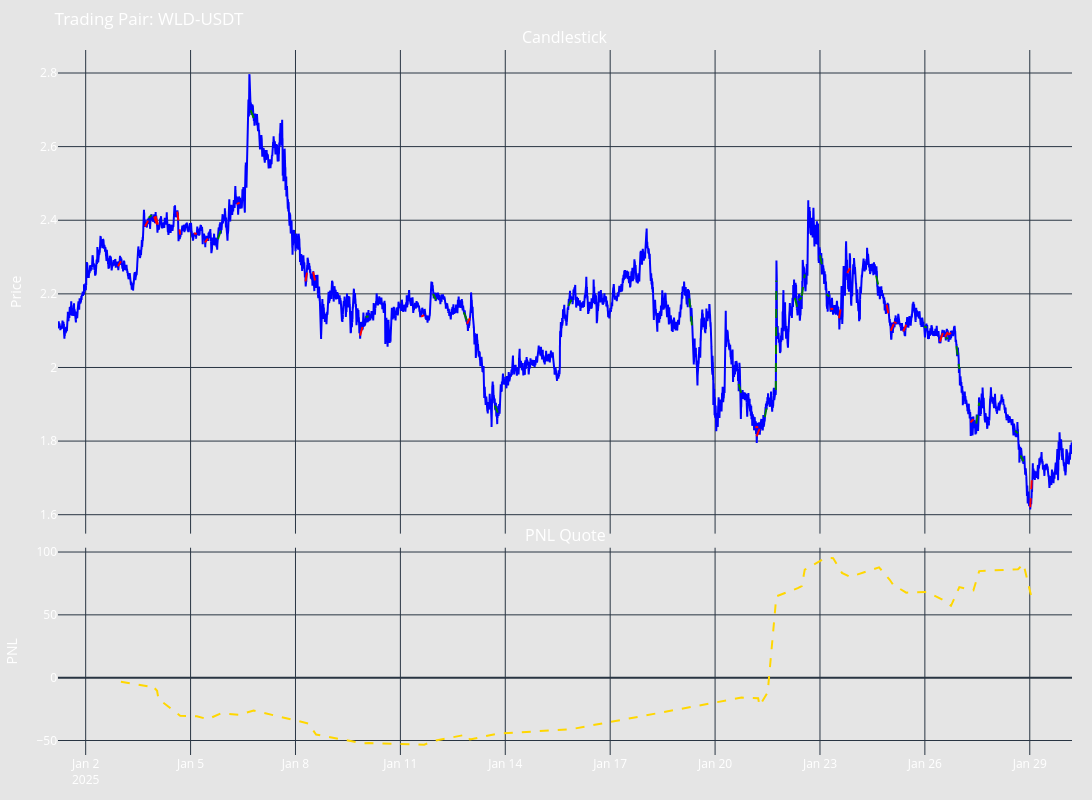

This figure's notebook cell:
### Code cell
# Let's see what is inside the backtesting results
print(backtesting_result.get_results_summary())
backtesting_result.get_backtesting_figure()

### Figure 1 — Plotly figure (JSON) as saved in the notebook; plotly's stock layout.template omitted (floating-point values rounded to 4 significant figures; data arrays with more than 128 entries replaced by an {"elided": "..."} marker saying what was removed)
{"data": [{"line": {"color": "blue"}, "mode": "lines", "type": "scatter", "x": {"elided": "41760 str values"}, "xaxis": "x", "y": {"elided": "41760 float values"}, "yaxis": "y"}, {"line": {"color": "red", "dash": "dash", "width": 2}, "mode": "lines", "name": "Sell Executor", "showlegend": false, "type": "scatter", "x": ["2025-01-02T22:10:00", "2025-01-03T00:10:00"], "xaxis": "x", "y": [2.275, 2.288], "yaxis": "y"}, {"line": {"color": "red", "dash": "dash", "width": 2}, "mode": "lines", "name": "Sell Executor", "showlegend": false, "type": "scatter", "x": ["2025-01-03T16:47:00", "2025-01-03T18:47:00"], "xaxis": "x", "y": [2.383, 2.399], "yaxis": "y"}, {"line": {"color": "green", "dash": "dash", "width": 2}, "mode": "lines", "name": "Buy Executor", "showlegend": false, "type": "scatter", "x": ["2025-01-03T19:17:00", "2025-01-03T21:17:00"], "xaxis": "x", "y": [2.407, 2.414], "yaxis": "y"}, {"line": {"color": "red", "dash": "dash", "width": 2}, "mode": "lines", "name": "Buy Executor", "showlegend": false, "type": "scatter", "x": ["2025-01-03T23:00:00", "2025-01-04T01:00:00"], "xaxis": "x", "y": [2.41, 2.389], "yaxis": "y"}, {"line": {"color": "red", "dash": "dash", "width": 2}, "mode": "lines", "name": "Buy Executor", "showlegend": false, "type": "scatter", "x": ["2025-01-03T23:59:00", "2025-01-04T01:59:00"], "xaxis": "x", "y": [2.412, 2.381], "yaxis": "y"}, {"line": {"color": "red", "dash": "dash", "width": 2}, "mode": "lines", "name": "Buy Executor", "showlegend": false, "type": "scatter", "x": ["2025-01-04T14:51:00", "2025-01-04T16:51:00"], "xaxis": "x", "y": [2.424, 2.361], "yaxis": "y"}, {"line": {"color": "red", "dash": "dash", "width": 2}, "mode": "lines", "name": "Buy Executor", "showlegend": false, "type": "scatter", "x": ["2025-01-05T02:17:00", "2025-01-05T04:17:00"], "xaxis": "x", "y": [2.364, 2.363], "yaxis": "y"}, {"line": {"color": "red", "dash": "dash", "width": 2}, "mode": "lines", "name": "Sell Executor", "showlegend": false, "type": "scatter", "x": ["2025-01-05T09:51:00", "2025-01-05T11:51:00"], "xaxis": "x", "y": [2.34, 2.35], "yaxis": "y"}, {"line": {"color": "green", "dash": "dash", "width": 2}, "mode": "lines", "name": "Buy Executor", "showlegend": false, "type": "scatter", "x": ["2025-01-05T18:46:00", "2025-01-05T20:46:00"], "xaxis": "x", "y": [2.349, 2.372], "yaxis": "y"}, {"line": {"color": "red", "dash": "dash", "width": 2}, "mode": "lines", "name": "Sell Executor", "showlegend": false, "type": "scatter", "x": ["2025-01-06T07:41:00", "2025-01-06T09:41:00"], "xaxis": "x", "y": [2.444, 2.448], "yaxis": "y"}, {"line": {"color": "green", "dash": "dash", "width": 2}, "mode": "lines", "name": "Sell Executor", "showlegend": false, "type": "scatter", "x": ["2025-01-06T17:16:00", "2025-01-06T19:16:00"], "xaxis": "x", "y": [2.698, 2.678], "yaxis": "y"}, {"line": {"color": "red", "dash": "dash", "width": 2}, "mode": "lines", "name": "Sell Executor", "showlegend": false, "type": "scatter", "x": ["2025-01-08T06:50:00", "2025-01-08T08:50:00"], "xaxis": "x", "y": [2.234, 2.279], "yaxis": "y"}, {"line": {"color": "red", "dash": "dash", "width": 2}, "mode": "lines", "name": "Buy Executor", "showlegend": false, "type": "scatter", "x": ["2025-01-08T12:08:00", "2025-01-08T14:08:00"], "xaxis": "x", "y": [2.26, 2.222], "yaxis": "y"}, {"line": {"color": "red", "dash": "dash", "width": 2}, "mode": "lines", "name": "Sell Executor", "showlegend": false, "type": "scatter", "x": ["2025-01-09T20:19:00", "2025-01-09T22:19:00"], "xaxis": "x", "y": [2.087, 2.115], "yaxis": "y"}, {"line": {"color": "green", "dash": "dash", "width": 2}, "mode": "lines", "name": "Buy Executor", "showlegend": false, "type": "scatter", "x": ["2025-01-10T00:12:00", "2025-01-10T02:12:00"], "xaxis": "x", "y": [2.137, 2.139], "yaxis": "y"}, {"line": {"color": "red", "dash": "dash", "width": 2}, "mode": "lines", "name": "Sell Executor", "showlegend": false, "type": "scatter", "x": ["2025-01-11T14:18:00", "2025-01-11T16:18:00"], "xaxis": "x", "y": [2.138, 2.142], "yaxis": "y"}, {"line": {"color": "green", "dash": "dash", "width": 2}, "mode": "lines", "name": "Sell Executor", "showlegend": false, "type": "scatter", "x": ["2025-01-11T22:27:00", "2025-01-12T00:27:00"], "xaxis": "x", "y": [2.2, 2.184], "yaxis": "y"}, {"line": {"color": "green", "dash": "dash", "width": 2}, "mode": "lines", "name": "Sell Executor", "showlegend": false, "type": "scatter", "x": ["2025-01-12T19:34:00", "2025-01-12T21:34:00"], "xaxis": "x", "y": [2.15, 2.128], "yaxis": "y"}, {"line": {"color": "red", "dash": "dash", "width": 2}, "mode": "lines", "name": "Sell Executor", "showlegend": false, "type": "scatter", "x": ["2025-01-12T21:45:00", "2025-01-12T23:45:00"], "xaxis": "x", "y": [2.119, 2.135], "yaxis": "y"}, {"line": {"color": "green", "dash": "dash", "width": 2}, "mode": "lines", "name": "Sell Executor", "showlegend": false, "type": "scatter", "x": ["2025-01-13T16:53:00", "2025-01-13T18:53:00"], "xaxis": "x", "y": [1.896, 1.877], "yaxis": "y"}, {"line": {"color": "green", "dash": "dash", "width": 2}, "mode": "lines", "name": "Buy Executor", "showlegend": false, "type": "scatter", "x": ["2025-01-15T19:24:00", "2025-01-15T21:24:00"], "xaxis": "x", "y": [2.167, 2.184], "yaxis": "y"}, {"line": {"color": "green", "dash": "dash", "width": 2}, "mode": "lines", "name": "Sell Executor", "showlegend": false, "type": "scatter", "x": ["2025-01-19T06:20:00", "2025-01-19T08:20:00"], "xaxis": "x", "y": [2.187, 2.106], "yaxis": "y"}, {"line": {"color": "green", "dash": "dash", "width": 2}, "mode": "lines", "name": "Sell Executor", "showlegend": false, "type": "scatter", "x": ["2025-01-20T16:11:00", "2025-01-20T18:11:00"], "xaxis": "x", "y": [1.955, 1.927], "yaxis": "y"}, {"line": {"color": "red", "dash": "dash", "width": 2}, "mode": "lines", "name": "Sell Executor", "showlegend": false, "type": "scatter", "x": ["2025-01-21T03:35:00", "2025-01-21T05:35:00"], "xaxis": "x", "y": [1.837, 1.838], "yaxis": "y"}, {"line": {"color": "red", "dash": "dash", "width": 2}, "mode": "lines", "name": "Sell Executor", "showlegend": false, "type": "scatter", "x": ["2025-01-21T04:32:00", "2025-01-21T06:32:00"], "xaxis": "x", "y": [1.813, 1.833], "yaxis": "y"}, {"line": {"color": "green", "dash": "dash", "width": 2}, "mode": "lines", "name": "Buy Executor", "showlegend": false, "type": "scatter", "x": ["2025-01-21T10:06:00", "2025-01-21T12:06:00"], "xaxis": "x", "y": [1.865, 1.906], "yaxis": "y"}, {"line": {"color": "green", "dash": "dash", "width": 2}, "mode": "lines", "name": "Buy Executor", "showlegend": false, "type": "scatter", "x": ["2025-01-21T17:42:00", "2025-01-21T18:03:00"], "xaxis": "x", "y": [1.939, 2.236], "yaxis": "y"}, {"line": {"color": "green", "dash": "dash", "width": 2}, "mode": "lines", "name": "Sell Executor", "showlegend": false, "type": "scatter", "x": ["2025-01-22T06:45:00", "2025-01-22T08:45:00"], "xaxis": "x", "y": [2.189, 2.159], "yaxis": "y"}, {"line": {"color": "green", "dash": "dash", "width": 2}, "mode": "lines", "name": "Buy Executor", "showlegend": false, "type": "scatter", "x": ["2025-01-22T09:31:00", "2025-01-22T11:31:00"], "xaxis": "x", "y": [2.183, 2.191], "yaxis": "y"}, {"line": {"color": "green", "dash": "dash", "width": 2}, "mode": "lines", "name": "Buy Executor", "showlegend": false, "type": "scatter", "x": ["2025-01-22T11:32:00", "2025-01-22T13:32:00"], "xaxis": "x", "y": [2.194, 2.253], "yaxis": "y"}, {"line": {"color": "green", "dash": "dash", "width": 2}, "mode": "lines", "name": "Sell Executor", "showlegend": false, "type": "scatter", "x": ["2025-01-23T00:00:00", "2025-01-23T02:00:00"], "xaxis": "x", "y": [2.304, 2.266], "yaxis": "y"}, {"line": {"color": "green", "dash": "dash", "width": 2}, "mode": "lines", "name": "Sell Executor", "showlegend": false, "type": "scatter", "x": ["2025-01-23T04:24:00", "2025-01-23T06:24:00"], "xaxis": "x", "y": [2.199, 2.193], "yaxis": "y"}, {"line": {"color": "red", "dash": "dash", "width": 2}, "mode": "lines", "name": "Sell Executor", "showlegend": false, "type": "scatter", "x": ["2025-01-23T07:04:00", "2025-01-23T09:04:00"], "xaxis": "x", "y": [2.16, 2.159], "yaxis": "y"}, {"line": {"color": "red", "dash": "dash", "width": 2}, "mode": "lines", "name": "Sell Executor", "showlegend": false, "type": "scatter", "x": ["2025-01-23T13:05:00", "2025-01-23T15:05:00"], "xaxis": "x", "y": [2.134, 2.182], "yaxis": "y"}, {"line": {"color": "red", "dash": "dash", "width": 2}, "mode": "lines", "name": "Sell Executor", "showlegend": false, "type": "scatter", "x": ["2025-01-23T18:40:00", "2025-01-23T20:40:00"], "xaxis": "x", "y": [2.257, 2.27], "yaxis": "y"}, {"line": {"color": "green", "dash": "dash", "width": 2}, "mode": "lines", "name": "Sell Executor", "showlegend": false, "type": "scatter", "x": ["2025-01-24T14:33:00", "2025-01-24T16:33:00"], "xaxis": "x", "y": [2.249, 2.214], "yaxis": "y"}, {"line": {"color": "red", "dash": "dash", "width": 2}, "mode": "lines", "name": "Buy Executor", "showlegend": false, "type": "scatter", "x": ["2025-01-24T21:46:00", "2025-01-24T23:46:00"], "xaxis": "x", "y": [2.171, 2.13], "yaxis": "y"}, {"line": {"color": "red", "dash": "dash", "width": 2}, "mode": "lines", "name": "Sell Executor", "showlegend": false, "type": "scatter", "x": ["2025-01-25T00:37:00", "2025-01-25T02:37:00"], "xaxis": "x", "y": [2.099, 2.119], "yaxis": "y"}, {"line": {"color": "red", "dash": "dash", "width": 2}, "mode": "lines", "name": "Buy Executor", "showlegend": false, "type": "scatter", "x": ["2025-01-25T02:33:00", "2025-01-25T04:33:00"], "xaxis": "x", "y": [2.123, 2.121], "yaxis": "y"}, {"line": {"color": "red", "dash": "dash", "width": 2}, "mode": "lines", "name": "Sell Executor", "showlegend": false, "type": "scatter", "x": ["2025-01-25T09:12:00", "2025-01-25T11:12:00"], "xaxis": "x", "y": [2.098, 2.116], "yaxis": "y"}, {"line": {"color": "green", "dash": "dash", "width": 2}, "mode": "lines", "name": "Sell Executor", "showlegend": false, "type": "scatter", "x": ["2025-01-25T23:24:00", "2025-01-26T01:24:00"], "xaxis": "x", "y": [2.112, 2.108], "yaxis": "y"}, {"line": {"color": "red", "dash": "dash", "width": 2}, "mode": "lines", "name": "Sell Executor", "showlegend": false, "type": "scatter", "x": ["2025-01-26T10:21:00", "2025-01-26T12:21:00"], "xaxis": "x", "y": [2.07, 2.095], "yaxis": "y"}, {"line": {"color": "red", "dash": "dash", "width": 2}, "mode": "lines", "name": "Sell Executor", "showlegend": false, "type": "scatter", "x": ["2025-01-26T13:51:00", "2025-01-26T15:51:00"], "xaxis": "x", "y": [2.083, 2.096], "yaxis": "y"}, {"line": {"color": "green", "dash": "dash", "width": 2}, "mode": "lines", "name": "Sell Executor", "showlegend": false, "type": "scatter", "x": ["2025-01-26T14:10:00", "2025-01-26T16:10:00"], "xaxis": "x", "y": [2.08, 2.079], "yaxis": "y"}, {"line": {"color": "red", "dash": "dash", "width": 2}, "mode": "lines", "name": "Sell Executor", "showlegend": false, "type": "scatter", "x": ["2025-01-26T15:56:00", "2025-01-26T17:56:00"], "xaxis": "x", "y": [2.089, 2.094], "yaxis": "y"}, {"line": {"color": "green", "dash": "dash", "width": 2}, "mode": "lines", "name": "Sell Executor", "showlegend": false, "type": "scatter", "x": ["2025-01-26T21:40:00", "2025-01-26T23:40:00"], "xaxis": "x", "y": [2.058, 1.996], "yaxis": "y"}, {"line": {"color": "red", "dash": "dash", "width": 2}, "mode": "lines", "name": "Sell Executor", "showlegend": false, "type": "scatter", "x": ["2025-01-27T07:19:00", "2025-01-27T09:19:00"], "xaxis": "x", "y": [1.851, 1.859], "yaxis": "y"}, {"line": {"color": "green", "dash": "dash", "width": 2}, "mode": "lines", "name": "Buy Executor", "showlegend": false, "type": "scatter", "x": ["2025-01-27T11:18:00", "2025-01-27T13:18:00"], "xaxis": "x", "y": [1.847, 1.905], "yaxis": "y"}, {"line": {"color": "green", "dash": "dash", "width": 2}, "mode": "lines", "name": "Sell Executor", "showlegend": false, "type": "scatter", "x": ["2025-01-28T13:56:00", "2025-01-28T15:56:00"], "xaxis": "x", "y": [1.828, 1.821], "yaxis": "y"}, {"line": {"color": "green", "dash": "dash", "width": 2}, "mode": "lines", "name": "Sell Executor", "showlegend": false, "type": "scatter", "x": ["2025-01-28T17:41:00", "2025-01-28T19:41:00"], "xaxis": "x", "y": [1.761, 1.745], "yaxis": "y"}, {"line": {"color": "red", "dash": "dash", "width": 2}, "mode": "lines", "name": "Sell Executor", "showlegend": false, "type": "scatter", "x": ["2025-01-29T00:17:00", "2025-01-29T01:41:00"], "xaxis": "x", "y": [1.62, 1.714], "yaxis": "y"}, {"line": {"color": "gold", "dash": "dash", "width": 2}, "mode": "lines", "name": "Cumulative PNL", "type": "scatter", "x": ["2025-01-03T00:10:00.000000000", "2025-01-03T18:47:00.000000000", "2025-01-03T21:17:00.000000000", "2025-01-04T01:00:00.000000000", "2025-01-04T01:59:00.000000000", "2025-01-04T16:51:00.000000000", "2025-01-05T04:17:00.000000000", "2025-01-05T11:51:00.000000000", "2025-01-05T20:46:00.000000000", "2025-01-06T09:41:00.000000000", "2025-01-06T19:16:00.000000000", "2025-01-08T08:50:00.000000000", "2025-01-08T14:08:00.000000000", "2025-01-09T22:19:00.000000000", "2025-01-10T02:12:00.000000000", "2025-01-11T16:18:00.000000000", "2025-01-12T00:27:00.000000000", "2025-01-12T21:34:00.000000000", "2025-01-12T23:45:00.000000000", "2025-01-13T18:53:00.000000000", "2025-01-15T21:24:00.000000000", "2025-01-19T08:20:00.000000000", "2025-01-20T18:11:00.000000000", "2025-01-21T05:35:00.000000000", "2025-01-21T06:32:00.000000000", "2025-01-21T12:06:00.000000000", "2025-01-21T18:03:00.000000000", "2025-01-22T08:45:00.000000000", "2025-01-22T11:31:00.000000000", "2025-01-22T13:32:00.000000000", "2025-01-23T02:00:00.000000000", "2025-01-23T06:24:00.000000000", "2025-01-23T09:04:00.000000000", "2025-01-23T15:05:00.000000000", "2025-01-23T20:40:00.000000000", "2025-01-24T16:33:00.000000000", "2025-01-24T23:46:00.000000000", "2025-01-25T02:37:00.000000000", "2025-01-25T04:33:00.000000000", "2025-01-25T11:12:00.000000000", "2025-01-26T01:24:00.000000000", "2025-01-26T12:21:00.000000000", "2025-01-26T15:51:00.000000000", "2025-01-26T16:10:00.000000000", "2025-01-26T17:56:00.000000000", "2025-01-26T23:40:00.000000000", "2025-01-27T09:19:00.000000000", "2025-01-27T13:18:00.000000000", "2025-01-28T15:56:00.000000000", "2025-01-28T19:41:00.000000000", "2025-01-29T01:41:00.000000000"], "xaxis": "x2", "y": [-3.223, -6.88, -5.726, -10.45, -17.03, -30.26, -30.67, -33.06, -28.36, -29.5, -26.11, -36.44, -45.28, -52.29, -52.07, -53.28, -49.99, -45.22, -49.18, -44.52, -40.97, -22.73, -15.87, -16.42, -22.37, -11.73, 64.69, 71.26, 72.89, 85.94, 94.08, 95.17, 95.1, 83.41, 80.21, 87.82, 78.1, 73.2, 72.32, 67.68, 68.21, 61.99, 58.64, 58.65, 57.21, 72.09, 69.55, 84.81, 86.29, 90.5, 61.38], "yaxis": "y2"}], "layout": {"annotations": [{"font": {"size": 16}, "showarrow": false, "text": "Candlestick", "x": 0.5, "xanchor": "center", "xref": "paper", "y": 1, "yanchor": "bottom", "yref": "paper"}, {"font": {"size": 16}, "showarrow": false, "text": "PNL Quote", "x": 0.5, "xanchor": "center", "xref": "paper", "y": 0.294, "yanchor": "bottom", "yref": "paper"}], "font": {"color": "white", "size": 12}, "height": 800, "hovermode": "x unified", "margin": {"b": 20, "l": 20, "r": 20, "t": 50}, "paper_bgcolor": "rgba(0, 0, 0, 0.1)", "plot_bgcolor": "rgba(0, 0, 0, 0)", "showlegend": false, "title": {"text": "Trading Pair: WLD-USDT"}, "width": 1200, "xaxis": {"anchor": "y", "domain": [0, 1], "matches": "x2", "rangeslider": {"visible": false}, "showticklabels": false}, "xaxis2": {"anchor": "y2", "domain": [0, 1]}, "yaxis": {"anchor": "x", "domain": [0.314, 1], "title": {"text": "Price"}}, "yaxis2": {"anchor": "x2", "domain": [0, 0.294], "title": {"text": "PNL"}}}}
